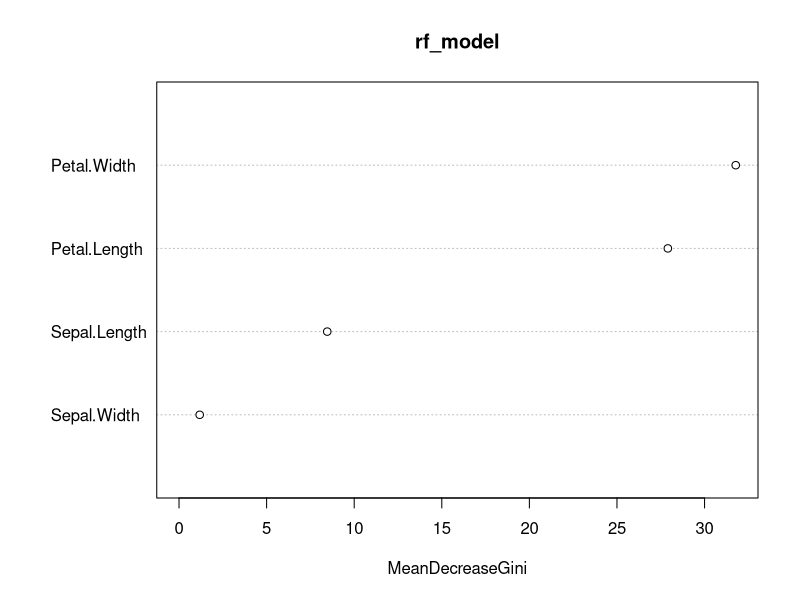
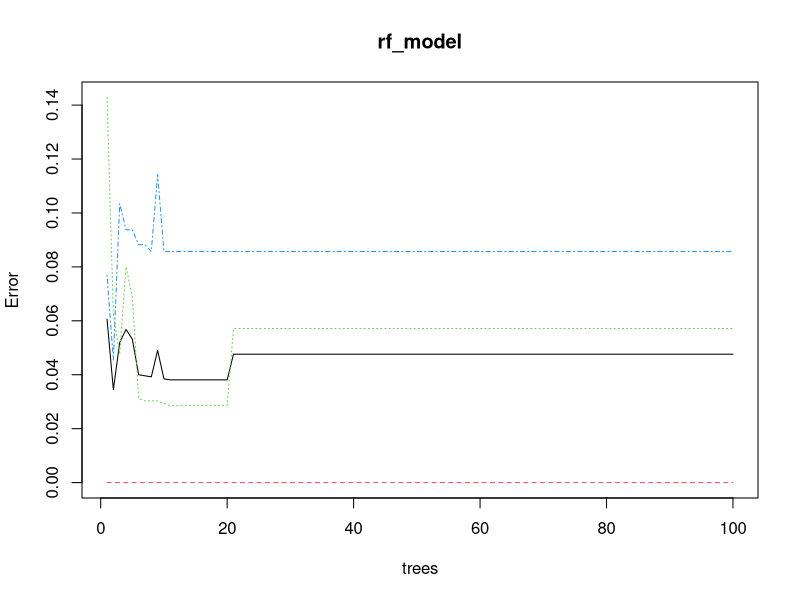

Write the R code that produced these figures, in order.
# Random Forest Example in R
# Load Necessary Libraries
install.packages("randomForest")
install.packages("caret")  # for tuning parameters and validation
library(randomForest)
library(caret)

# Load and Explore the Dataset
data(iris)
summary(iris)

# Split the Data into Training and Testing Sets
# Setting a seed for reproducibility
set.seed(123)

# Create a 70-30 train-test split
trainIndex <- createDataPartition(iris$Species, p = 0.7, list = FALSE)
trainData <- iris[trainIndex, ]
testData <- iris[-trainIndex, ]

# Train a Random Forest Model
# Basic Random Forest model
rf_model <- randomForest(Species ~ ., data = trainData, ntree = 100, mtry = 2)
print(rf_model)

# Tune Hyperparameters of Random Forest
# Tuning 'mtry' parameter using caret
tuneGrid <- expand.grid(.mtry = c(1:4))  # Possible values for mtry

# TrainControl for cross-validation
control <- trainControl(method = "cv", number = 5)

# Train with cross-validation
rf_tuned <- train(Species ~ ., data = trainData, method = "rf",
                  tuneGrid = tuneGrid, trControl = control, ntree = 100)
print(rf_tuned)

# Evaluate Model Performance on Test Data
# Predict on test data using tuned model
predictions <- predict(rf_tuned, testData)
confusionMatrix(predictions, testData$Species)

# Assess Feature Importance
# Variable importance plot
importance(rf_model)
varImpPlot(rf_model)

# Plotting the Model
# Error rate vs number of trees
plot(rf_model)






